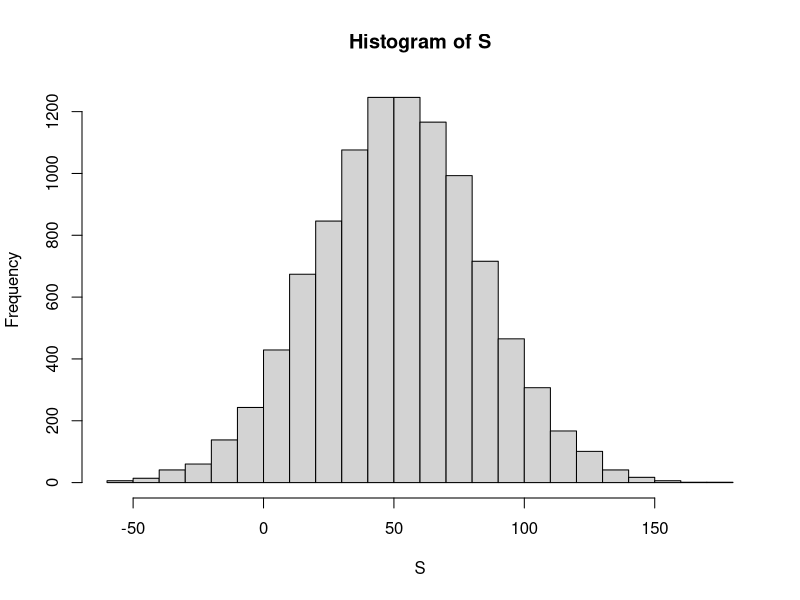
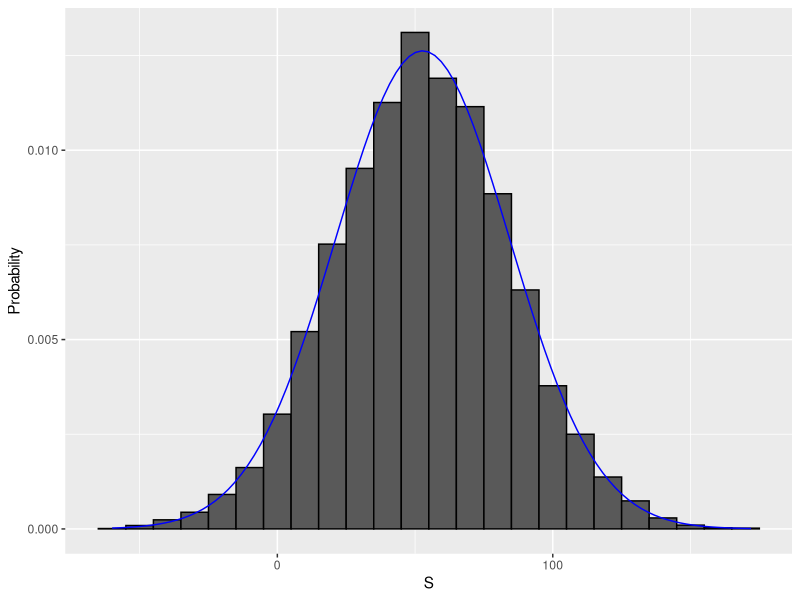

Here is the R script that generated these plots, in order:
library(tidyverse)
library(dslabs)
library(ggplot2)

beads <- rep( c("red", "blue"), times = c(2,3))
X <- ifelse(sample(beads, 1) == "blue", 1, 0)

# casino roulette betting on color only

color <- rep(c("Black","Red","Green"), c(18, 18, 2))

#If red comes up gambler wins and the casino loses $1

n <- 1000

X <- sample(ifelse(color=="Red",-1,1),n,replace=TRUE)

# Because we know the proportions of 1 and -1  we could also code it as:

X <- sample(c(-1,1), n, replace = TRUE, prob=c(9/19, 10/19))

# winnings for the casino:

sum(X)

# Value of X changes as it is a random variable
# So how can we calculate the probability of losing/winning?

n <- 1000
B <- 10000

roulette_winnings <- function(n) {
  X <- sample(c(-1,1),n,replace=TRUE,prob=c(9/19,10/19))
  sum(X)
}

S <- replicate(B,roulette_winnings(n)) 

# Probability of losing money

mean(S<0)

hist(S,breaks = 25)

s <- seq(min(S), max(S), length = 100)    # sequence of 100 values across range of S
normal_density <- data.frame(s = s, f = dnorm(s, mean(S), sd(S))) # generate normal density for S
data.frame (S = S) %>%    # make data frame of S for histogram
  ggplot(aes(S, ..density..)) +
  geom_histogram(color = "black", binwidth = 10) +
  ylab("Probability") +
  geom_line(data = normal_density, mapping = aes(s, f), color = "blue")


# Using the CLT, we can skip the Monte Carlo simulation and instead 
# compute the probability of the casino losing money using this approximation:

mu <- n * (20-18)/38
se <-  sqrt(n) * 2 * sqrt(90)/19 
pnorm(0, mu, se)
